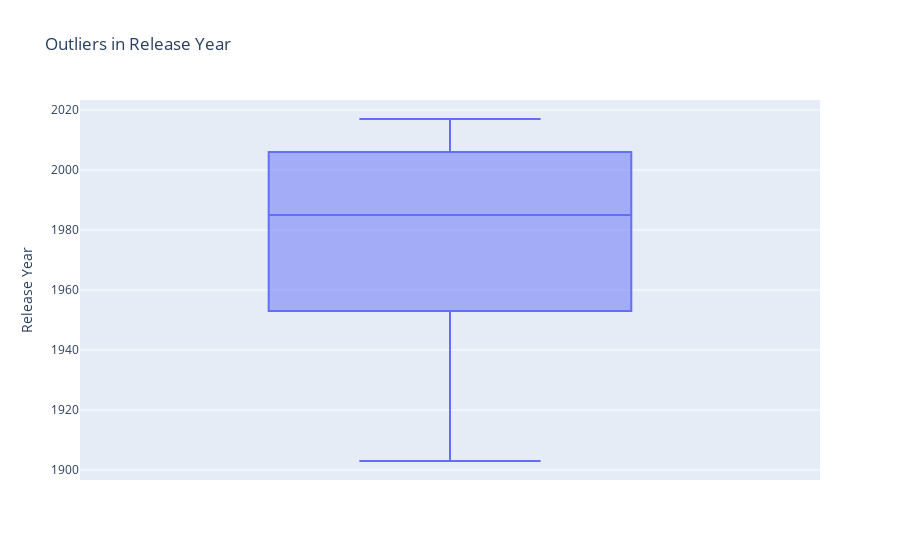

The cell this chart's notebook holds for it:
### Markdown cell above
## 2- 📊 Variate Analysis

### Code cell
# Display box plot to visualize outliers in the 'Release Year' column
px.box(df, y='Release Year', title='Outliers in Release Year')

### Figure 1 — Plotly figure (JSON) as saved in the notebook; plotly's stock layout.template omitted (floating-point values rounded to 4 significant figures; data arrays with more than 128 entries replaced by an {"elided": "..."} marker saying what was removed)
{"data": [{"alignmentgroup": "True", "hovertemplate": "Release Year=%{y}<extra></extra>", "legendgroup": "", "marker": {"color": "#636efa"}, "name": "", "notched": false, "offsetgroup": "", "orientation": "v", "showlegend": false, "type": "box", "x0": " ", "xaxis": "x", "y": {"elided": "28558 int values"}, "y0": " ", "yaxis": "y"}], "layout": {"boxmode": "group", "legend": {"tracegroupgap": 0}, "title": {"text": "Outliers in Release Year"}, "xaxis": {"anchor": "y", "domain": [0, 1]}, "yaxis": {"anchor": "x", "domain": [0, 1], "title": {"text": "Release Year"}}}}
